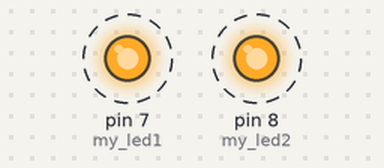
Recording of a sketch running on a simulated Arduino Uno, built with avr-gcc and run on an emulated ATmega328P. On the bench: output pins drawn as LEDs (lit = HIGH). Dashed ring = blinking. What the sketch prints to the serial monitor is not drawn.

Above: at 0.5 s.
Timing chart, 0 to 4.6 s (numbered marks = the images above):
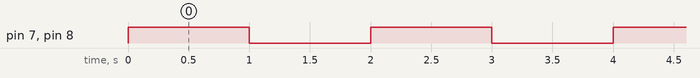

The sketch:

TWO_LED_BASIC.ino
```cpp
#define my_led1 7 // global declaration
#define my_led2 8 // global declaration
void setup() {
Serial.begin(9600);
pinMode(my_led1,OUTPUT);
pinMode(my_led2,OUTPUT);
}
void loop() {
  while(true){
    digitalWrite(my_led1,HIGH);
  digitalWrite(my_led2,HIGH);
  Serial.println("LEDs are ON");
  delay(1000);
  digitalWrite(my_led1,LOW);
  digitalWrite(my_led2,LOW);
  Serial.println("LEDs are OFF");
  delay(1000);
  }
}
```

Measured:
- by itself, pin 7 (my_led1), pin 8 (my_led2): alternates HIGH for 1.0 s and LOW for 1.0 s
